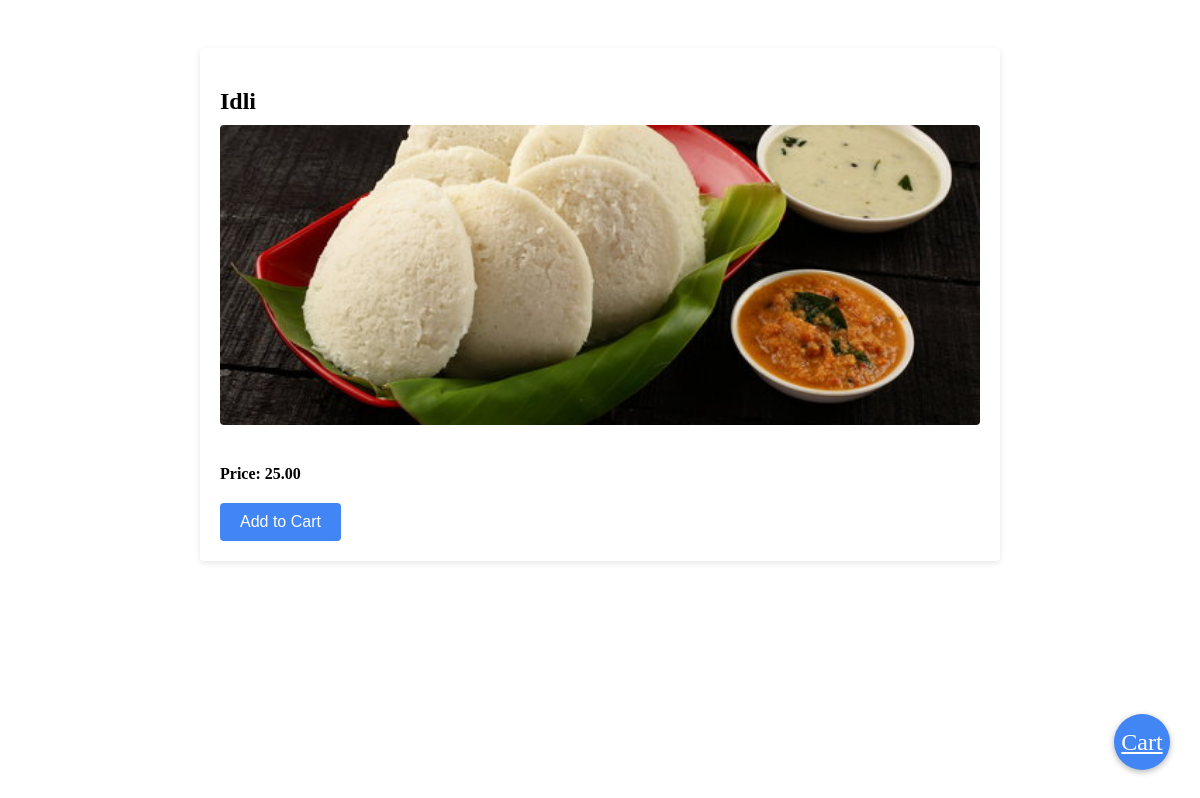
/product/5/, run on the app's committed database.
### order/models.py (models this page shows, shortened)
class Product(models.Model):
    name = models.CharField(max_length=100)
    price = models.DecimalField(max_digits=6, decimal_places=2)
    image = models.ImageField(upload_to='product_images', default='default_product_image.jpg')

### order/views.py (the view)
# urls.py: path('product/<int:product_id>/', views.product, name='product'),
def product(request, product_id):
    product = get_object_or_404(Product, pk=product_id)
    return render(request, 'product.html', {'product': product})

### order/templates/product.html (shortened to what this page needs)
<!DOCTYPE html>
<html>
<head>
</head>
<body>
  <div class="container">
    <div class="product-details">
      <h2>{{ product.name }}</h2>
      <img src="{{ product.image.url }}" alt="{{ product.name }}" class="product-image">
      <p class="product-price">Price: {{ product.price }}</p>
      <button class="add-to-cart-btn">Add to Cart</button>
    </div>
  </div>
  <a href="{% url 'cart' %}" class="fab">Cart</a>
</body>
</html>

### order/templates/product.html (style rules this page uses)
.fab { position: fixed; bottom: 30px; right: 30px; background-color: #4285f4; color: #fff; width: 56px; height: 56px; border-radius: 50%; text-align: center; line-height: 56px; font-size: 24px; cursor: pointer; box-shadow: 0px 2px 6px rgba(0, 0, 0, 0.3); }
.container { max-width: 800px; margin: 0 auto; padding: 40px 20px; }
.product-details { background-color: #fff; border-radius: 4px; box-shadow: 0 2px 6px rgba(0, 0, 0, 0.1); padding: 20px; }
.product-details h2 { font-weight: bold; margin-bottom: 10px; }
.product-details .product-image { width: 100%; max-height: 300px; object-fit: cover; border-radius: 4px; margin-bottom: 20px; }
.product-details .product-price { font-weight: bold; margin-bottom: 10px; }
.product-details .add-to-cart-btn { background-color: #4285f4; color: #fff; border: none; border-radius: 4px; padding: 10px 20px; font-size: 16px; cursor: pointer; }

### data on the page
Product: name "Idli", image (picture), price "25.00"
